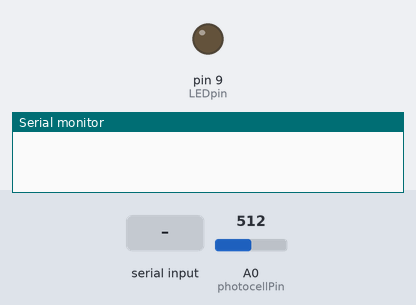
The sketch below on a simulated Arduino Uno, built with avr-gcc and run on an emulated ATmega328P. Shown: output pins drawn as LEDs (lit = HIGH), the last lines printed to the serial monitor. Inputs (shaded band) come from the test bench; at power-on: A0 (photocellPin) = 512.

Above: at 1.2 s.
1.3 s: byte 30 received over Serial
At 2.1 s:
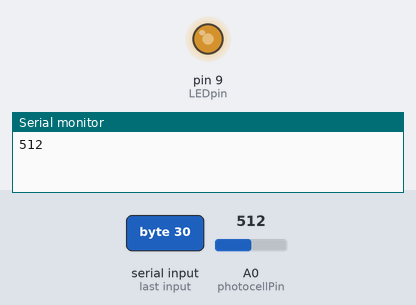
Timing chart, 0 to 4.3 s (numbered marks = the images above; inputs shaded):
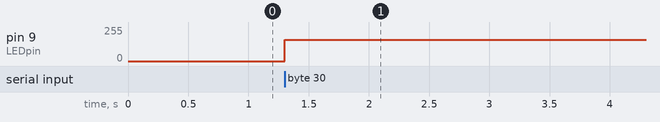

Measured:
- after the input at 1.3 s, pin 9 (LEDpin): 0/255 → 159/255 at once

The sketch:

light_sensor_ClickRead_10_14.ino
```cpp
/* Photocell simple testing sketch.

Connect one end of the photocell to 5V, the other end to Analog 0.
Then connect one end of a 10K resistor from Analog 0 to ground
Connect LED from pin 11 through a resistor to ground
For more information see http://learn.adafruit.com/photocells */

int photocellPin = 0;     // the cell and 10K pulldown are connected to a0
int photocellReading;     // the analog reading from the sensor divider
int LEDpin = 9;          // connect Red LED to pin 11 (PWM pin)
int LEDbrightness;        //
void setup(void) {
  // We'll send debugging information via the Serial monitor
  Serial.begin(9600);
}

void loop(void) {
  photocellReading = analogRead(photocellPin);
  char inByte = 0;
  // if we get a valid byte, read analog ins:
  if (Serial.available() > 0) {
    // get incoming byte:
    inByte = Serial.read();

  Serial.print(photocellReading);
  //Serial.print("Analog reading = ");
  //Serial.println(photocellReading);     // the raw analog reading


  // LED gets brighter the darker it is at the sensor
  // that means we have to -invert- the reading from 0-1023 back to 1023-0
 // photocellReading = 1023 - photocellReading;
  //now we have to map 0-1023 to 0-255 since thats the range analogWrite uses
  LEDbrightness = map(photocellReading, 200, 700, 0, 255);
  analogWrite(LEDpin, LEDbrightness);

  delay(100);
}}
```
